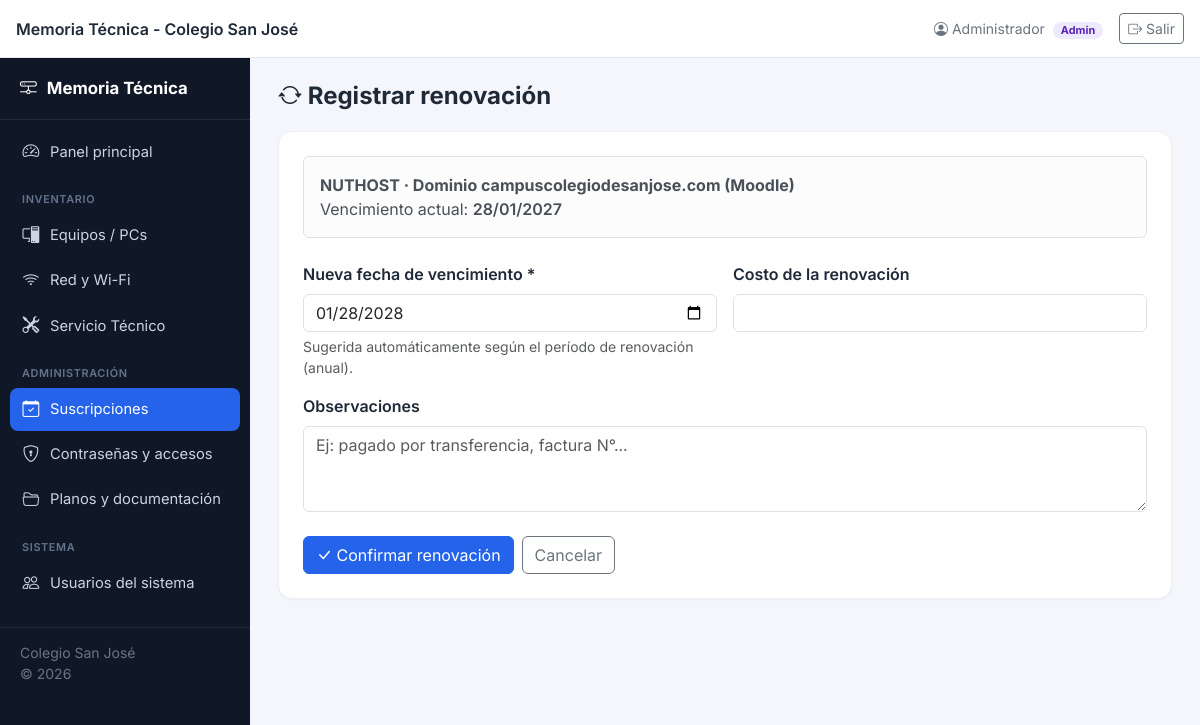
/suscripciones/renovar.php?id=1 (signed in), run on the app's committed database.
### tables this page shows
CREATE TABLE suscripciones (
  id INT AUTO_INCREMENT PRIMARY KEY,
  proveedor VARCHAR(150) NOT NULL,
  servicio VARCHAR(150) NOT NULL,
  costo DECIMAL(12,2) NULL,
  moneda VARCHAR(10) NOT NULL DEFAULT 'ARS',
  fecha_contratacion DATE NULL,
  fecha_vencimiento DATE NOT NULL,
  periodo_renovacion ENUM('mensual','trimestral','semestral','anual','bianual','otro') NOT NULL DEFAULT 'anual',
  observaciones TEXT NULL,
  activo TINYINT(1) NOT NULL DEFAULT 1,
  created_at DATETIME NOT NULL DEFAULT CURRENT_TIMESTAMP,
  updated_at DATETIME NOT NULL DEFAULT CURRENT_TIMESTAMP ON UPDATE CURRENT_TIMESTAMP
);

### includes/functions.php (called while the page is built, shortened)
<?php
function h($value): string
{
    return htmlspecialchars((string)($value ?? ''), ENT_QUOTES, 'UTF-8');
}
function formatFecha(?string $fecha): string
{
    try {
        $d = new DateTime($fecha);
        return $d->format('d/m/Y');
    } catch (Exception $e) {
        return $fecha;
    }
}

### suscripciones/renovar.php (the view, shortened to what this page needs)
<?php
require_once __DIR__ . '/../includes/functions.php';
$db = getDB();
$id = (int)($_GET['id'] ?? $_POST['id'] ?? 0);
$stmt = $db->prepare('SELECT * FROM suscripciones WHERE id = ?');
$stmt->execute([$id]);
$s = $stmt->fetch();
$nuevaFecha = '';
$costo = $s['costo'];
$observaciones = '';
function sugerirProximoVencimiento(string $fechaActual, string $periodo): string
{
    $d = new DateTime($fechaActual);
    switch ($periodo) {
        case 'anual': $d->modify('+1 year'); break;
    }
    return $d->format('Y-m-d');
}
$sugerida = sugerirProximoVencimiento($s['fecha_vencimiento'], $s['periodo_renovacion']);
require_once __DIR__ . '/../includes/header.php';
require_once __DIR__ . '/../includes/layout_start.php';
?>
<div class="page-header"><h1><i class="bi bi-arrow-repeat"></i> Registrar renovación</h1></div>
<div class="card-app">
  <div class="p-4">
    <div class="alert alert-light border mb-4">
      <strong><?= h($s['proveedor']) ?> · <?= h($s['servicio']) ?></strong><br>
      Vencimiento actual: <span class="fw-semibold"><?= formatFecha($s['fecha_vencimiento']) ?></span>
    </div>
    <form method="post" novalidate>
      <div class="row g-3">
        <div class="col-md-6">
          <label class="form-label fw-semibold">Nueva fecha de vencimiento *</label>
          <input type="date" name="fecha_vencimiento_nueva" class="form-control" required value="<?= h($nuevaFecha ?: $sugerida) ?>">
          <div class="form-text">Sugerida automáticamente según el período de renovación (<?= h($s['periodo_renovacion']) ?>).</div>
        </div>
        <div class="col-md-6">
          <label class="form-label fw-semibold">Costo de la renovación</label>
          <input type="number" step="0.01" name="costo" class="form-control" value="<?= h($costo) ?>">
        </div>
        <div class="col-12">
          <label class="form-label fw-semibold">Observaciones</label>
          <textarea name="observaciones" class="form-control" rows="3" placeholder="Ej: pagado por transferencia, factura N°..."><?= h($observaciones) ?></textarea>
        </div>
      </div>
      <div class="mt-4 d-flex gap-2">
        <button type="submit" class="btn btn-brand"><i class="bi bi-check-lg"></i> Confirmar renovación</button>
        <a href="index.php" class="btn btn-outline-secondary">Cancelar</a>
      </div>
    </form>
  </div>
</div>
<?php require_once __DIR__ . '/../includes/footer.php'; ?>

### assets/css/style.css (style rules this page uses)
:root { --brand: #2563eb; --brand-dark: #1d4ed8; --brand-light: #eff6ff; --sidebar-w: 250px; --topbar-h: 58px; --bg: #f4f6fb; --card-radius: 14px; }
* { box-sizing: border-box; }
body { font-family: 'Inter', -apple-system, BlinkMacSystemFont, 'Segoe UI', sans-serif; background: var(--bg); color: #1f2937; }
a { text-decoration: none; }
body.with-sidebar { padding-top: var(--topbar-h); }
.card-app { background: #fff; border-radius: var(--card-radius); border: 1px solid #eef0f4; box-shadow: 0 1px 2px rgba(16,24,40,0.04); }
.page-header { display: flex; align-items: center; justify-content: space-between; flex-wrap: wrap; gap: 12px; margin-bottom: 20px; }
.page-header h1 { font-size: 1.5rem; font-weight: 700; margin: 0; }
.btn-brand { background: var(--brand); border-color: var(--brand); color: #fff; }

### data on the page
suscripciones: proveedor "NUTHOST", servicio "Dominio campuscolegiodesanjose.com (Moodle)", fecha_vencimiento "28/01/2027", fecha_vencimiento_nueva "01/28/2028", periodo_renovacion "anual"

### other printed values
APP_NAME "Memoria Técnica - Colegio San José"
$user['nombre'] "Administrador"
$user['rol'] "Admin"
